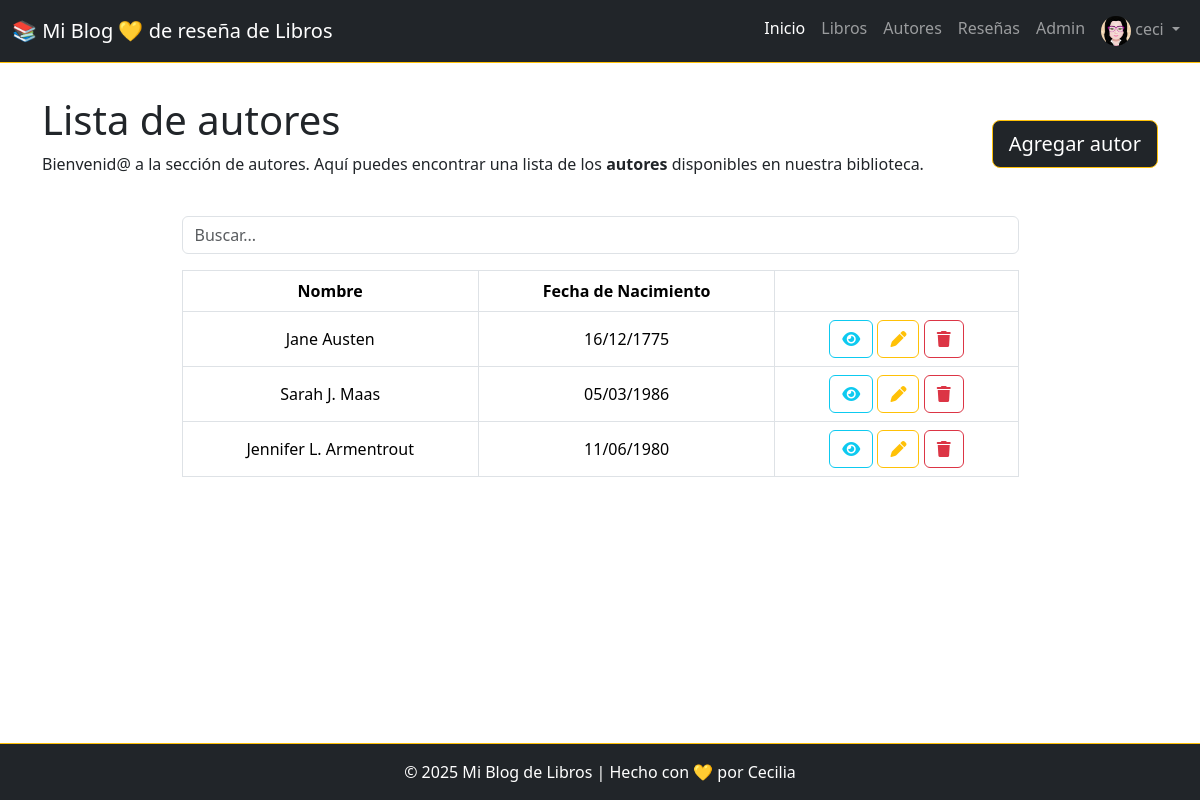
/libros/autores/ (signed in), run on the app's committed database.
### libros/models.py (models this page shows, shortened)
class Avatar(models.Model):
    user = models.OneToOneField(User, on_delete=models.CASCADE)
    imagen = models.ImageField(upload_to='libros/avatares/', null=True, blank=True)

class AutorLibro(models.Model):
    nombre = models.CharField(max_length=100)
    biografia = models.TextField(blank=True)
    fecha_nacimiento = models.DateField(blank=True, null=True)

### libros/views.py (the view)
# urls.py: path('autores/', views.AutoresListView.as_view(), name='post_autores'),
class AutoresListView(ListView):
    model = AutorLibro
    template_name = 'libros/autores.html'
    context_object_name = 'autores'
    def get_queryset(self):
        queryset = super().get_queryset()
        busqueda = self.request.GET.get('busqueda', None)
        if busqueda:
            queryset = queryset.filter(nombre__icontains=busqueda)
        return queryset

### libros/templates/libros/autores.html (shortened to what this page needs)
{% extends "libros/base.html" %}
{% block content %}
<div class="d-flex justify-content-between mb-4">
    <div>
        <h1>Lista de autores</h1>
        <p>
            Bienvenid@ a la sección de autores. Aquí puedes encontrar una lista de los <b>autores</b> disponibles en nuestra
            biblioteca.
        </p>
    </div>
    <div class="mt-4">
        <a href="{% url 'libros:autores_create' %}" class="btn btn-dark btn-lg border border-1 border-warning">Agregar autor</a>
    </div>
</div>
<form action="{% url 'libros:post_autores' %}" method="get">
    <input type="text" name="busquedaAutor" placeholder="Buscar..." type="submit" class="form-control mb-3 w-75 mx-auto">
</form>
<table class="table table-bordered w-75 mx-auto">
    <thead>
        <tr>
            <th class="align-middle text-center">Nombre</th>
            <th class="align-middle text-center">Fecha de Nacimiento</th>
            <th></th>
        </tr>
    </thead>
    <tbody>
        {% for autor in autores %}
        <tr>
            <td class="align-middle text-center">{{ autor.nombre }}</td>
            <td class="align-middle text-center">{{ autor.fecha_nacimiento|date:"d/m/Y" }}</td>
            <td class="align-middle text-center">
                <a class="btn btn-outline-info" href="{% url 'libros:autores_detail' autor.id %}"><i class="fa fa-eye"></i></a>
                <a class="btn btn-outline-warning" href="{% url 'libros:autores_update' autor.id %}"><i class="fa fa-pen"></i></a>
                <a class="btn btn-outline-danger" href="{% url 'libros:autores_delete' autor.id %}"><i class="fa fa-trash"></i></a>
            </td>
        </tr>
        {% empty %}
        <tr>
            <td colspan="3">No hay autores disponibles.</td>
        </tr>
        {% endfor %}
    </tbody>
</table>
{% endblock %}

### libros/templates/libros/base.html (shortened to what this page needs)
<!DOCTYPE html>
<html lang="es">
<head>
  <link href="https://cdn.jsdelivr.net/npm/bootstrap@5.3.3/dist/css/bootstrap.min.css" rel="stylesheet" />
  <link rel="stylesheet" href="https://cdnjs.cloudflare.com/ajax/libs/font-awesome/6.7.2/css/all.min.css"
 />
</head>
<body>
  <nav class="navbar navbar-expand-lg navbar-dark bg-dark fixed-top border-bottom border-bottom border-warning">
    <div class="container-fluid">
      <a class="navbar-brand" href="{% url 'index' %}">📚 Mi Blog 💛 de reseña de Libros</a>
      <div class="collapse navbar-collapse" id="navbarNav">
        <ul class="navbar-nav ms-auto">
          <li class="nav-item">
            <a class="nav-link active" href="{% url 'index' %}">Inicio</a>
          </li>
          <li class="nav-item">
            <a class="nav-link" href="{% url 'libros:post_libros' %}">Libros</a>
          </li>
          <li class="nav-item">
            <a class="nav-link" href="{% url 'libros:post_autores' %}">Autores</a>
          </li>
          <li class="nav-item">
            <a class="nav-link" href="{% url 'libros:post_resenas' %}">Reseñas</a>
          </li>
          <li class="nav-item">
            <a class="nav-link" href="/admin/">Admin</a>
          </li>
          {% if user.is_authenticated %}
            <li class="nav-item dropdown">
              <a class="nav-link dropdown-toggle" href="#" id="navbarDropdown" role="button" data-bs-toggle="dropdown"
                aria-expanded="false">
                {% if user.avatar.imagen %}
                  <img src="{{ user.avatar.imagen.url }}" alt="Avatar" class="rounded-circle" width="30" height="30">
                {% endif %} {{ user.username }}
              </a>
            </li>
          {% endif %}
        </ul>
      </div>
    </div>
  </nav>
  <main class="container mt-5 pt-5">
    {% block content %}{% endblock %}
  </main>
  <footer class="bg-dark text-white text-center py-3 mt-auto border-top border-top border-warning">
    <div class="container">
      <p class="mb-0">© 2025 Mi Blog de Libros | Hecho con 💛 por <a href="https://www.linkedin.com/in/cecilia-perdomo/"
          style="text-decoration: none; color: white;">Cecilia</a></p>
    </div>
  </footer>
</body>
</html>

### libros/templates/libros/base.html (style rules this page uses)
body { display: flex; min-height: 100vh; flex-direction: column; }
main { flex: 1; }

### data on the page
AutorLibro: nombre "Jane Austen", fecha_nacimiento "16/12/1775"
AutorLibro: nombre "Sarah J. Maas", fecha_nacimiento "05/03/1986"
AutorLibro: nombre "Jennifer L. Armentrout", fecha_nacimiento "11/06/1980"

### other printed values
{{ user.username }} "ceci"
